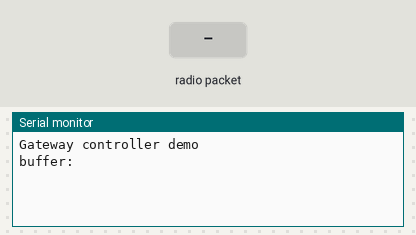
A sketch run on a simulated Arduino Uno, built with avr-gcc and run on an emulated ATmega328P. Shown: the last lines printed to the serial monitor. The test bench sets the inputs (shaded band). No radio packets arrive unless stated.

Above: at 1.2 s.
1.3 s: radio packet "No message" arrives
At 2.5 s:
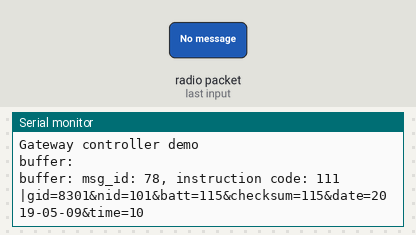
2.8 s: radio packet "1" arrives
At 3.4 s:
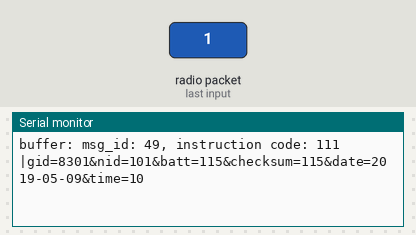

The sketch:

lora_function_wrapper_gateway_demo.ino
```cpp
#include "lora_function.hpp"

char buffer[STRING_BUFFER_LENGTH] = "";

void setup()
{
  Serial.begin(SERIAL_FREQ);
  while (!Serial)
    ;

  Serial.println("Gateway controller demo");

  setupLora();
}

/*
============================================================================================================================
|| MAIN FUNCTION
============================================================================================================================
*/

void loop()
{
  receiveAndParseData(buffer);
  int strcmp_val = strcmp(buffer, "No message");
  if (strcmp_val)
  {
    Serial.print("buffer: ");
    Serial.println(buffer);
  }
  sprintf(buffer, "No message");

  delay(20);
}
```

lora_function.cpp
```cpp
#include "lora_function.hpp"

/*
============================================================================================================================
|| WIRELESS SETUP
============================================================================================================================
*/

const uint8_t csPin = 10;   // LoRa radio chip select
const uint8_t resetPin = 9; // LoRa radio reset
const uint8_t irqPin = 2;   // change for your board; must be a hardware interrupt pin
const uint8_t rxpin = 7;    // setup only for e-byte E-19 LoRa module. Must set to LOW when transmit and HIGH when receive
const uint8_t txpin = 8;    // setup only for e-byte E-19 LoRa module. Must set to HIGH when transmit and LOW when receive

uint32_t LoRaFreq = 915E6; // LoRa wireless communication frequency

/*
============================================================================================================================
|| SERIAL SETUP
============================================================================================================================
*/

uint8_t receiveData[42] = {0, 0, 0, 0, 0,  0, 0, 0, 0, 0,  0, 0, 0, 0, 0,  0, 0, 0, 0, 0,  0, 0, 0, 0, 0,  0, 0, 0, 0, 0,  0, 0, 0, 0, 0,  0, 0, 0, 0, 0,  0, 0};
const uint8_t receiveLen = sizeof(receiveData);

uint8_t transmitData[6] = {0, 0, 0, 0, 0, 0};
const uint8_t transmitLen = sizeof(transmitData);

// Function Prototype
static void parseData(uint8_t data[], uint8_t dataLen, char buffer[]);
static bool receiveFunction(uint8_t data[], uint8_t dataLen);

void setupLora()
{
    // override the default CS, reset, and IRQ pins (optional)
    LoRa.setPins(csPin, resetPin, irqPin); // set CS, reset, IRQ pin

    if (!LoRa.begin(LoRaFreq))
    {
        Serial.println("Starting LoRa failed!");
        while (1)
            ;
    }
}

void receiveAndParseData(char buffer[])
{
    // check for incoming a LoRa wireless signal from nodes and store the data to receive data
    if (receiveFunction(receiveData, receiveLen))
    {
        parseData(receiveData, receiveLen, buffer);
    }
}

/*
============================================================================================================================
|| RECEIVE FUNCTION
============================================================================================================================
*/

static void parseData(uint8_t data[], uint8_t dataLen, char buffer[])
{
    if (dataLen != receiveLen) {
      Serial.println("Data Length Error!");
      return false;
    } else {
      // char buffer[300] = "";
      //    uint8_t i, j;
      uint8_t msg_id;
      uint8_t instruction_code;
      uint16_t gid;
      uint8_t nid, batt_vol, checksum;
      uint8_t sensorID[5];
      int16_t sensorData[5][3];

      msg_id = data[MSG_ID_IDX];
      instruction_code = data[INSTRUCTION_CODE_IDX];
      gid = (data[GATE_ID_HB_IDX] << 8) + data[GATE_ID_LB_IDX];
      nid = data[NODE_ID_IDX];
      batt_vol = data[BATT_IDX];
      checksum = data[CHECKSUM_IDX];

      sensorID[0] = data[SID_1_IDX];
      sensorData[0][0] = (data[ACC_X_1_HB_IDX] << 8) + data[ACC_X_1_LB_IDX];
      sensorData[0][1] = (data[ACC_Y_1_HB_IDX] << 8) + data[ACC_Y_1_LB_IDX];
      sensorData[0][2] = (data[ACC_Z_1_HB_IDX] << 8) + data[ACC_Z_1_LB_IDX];

      sensorID[1] = data[SID_2_IDX];
      sensorData[1][0] = (data[ACC_X_2_HB_IDX] << 8) + data[ACC_X_2_LB_IDX];
      sensorData[1][1] = (data[ACC_Y_2_HB_IDX] << 8) + data[ACC_Y_2_LB_IDX];
      sensorData[1][2] = (data[ACC_Z_2_HB_IDX] << 8) + data[ACC_Z_2_LB_IDX];

      sensorID[2] = data[SID_3_IDX];
      sensorData[2][0] = (data[ACC_X_3_HB_IDX] << 8) + data[ACC_X_3_LB_IDX];
      sensorData[2][1] = (data[ACC_Y_3_HB_IDX] << 8) + data[ACC_Y_3_LB_IDX];
      sensorData[2][2] = (data[ACC_Z_3_HB_IDX] << 8) + data[ACC_Z_3_LB_IDX];

      sensorID[3] = data[SID_3_IDX];
      sensorData[3][0] = (data[ACC_X_4_HB_IDX] << 8) + data[ACC_X_4_LB_IDX];
      sensorData[3][1] = (data[ACC_Y_4_HB_IDX] << 8) + data[ACC_Y_4_LB_IDX];
      sensorData[3][2] = (data[ACC_Z_4_HB_IDX] << 8) + data[ACC_Z_4_LB_IDX];

      sensorID[4] = data[SID_3_IDX];
      sensorData[4][0] = (data[ACC_X_5_HB_IDX] << 8) + data[ACC_X_5_LB_IDX];
      sensorData[4][1] = (data[ACC_Y_5_HB_IDX] << 8) + data[ACC_Y_5_LB_IDX];
      sensorData[4][2] = (data[ACC_Z_5_HB_IDX] << 8) + data[ACC_Z_5_LB_IDX];

      sprintf(buffer, "msg_id: %u, instruction code: %u |gid=%u&nid=%u&batt=%u&checksum=%u&date=2019-05-09&time=10\%3A00\%3A03&sid0=%d&data00=%d&data01=%d&data02=%d&sid1=%d&data10=%d&data11=%d&data12=%d&sid2=%d&data20=%d&data21=%d&data22=%d&sid3=%d&data30=%d&data31=%d&data32=%d&sid4=%d&data40=%d&data41=%d&data42=%d",
              msg_id, instruction_code,
              gid, nid, batt_vol, checksum,
              sensorID[0], sensorData[0][0], sensorData[0][1], sensorData[0][2],
              sensorID[1], sensorData[1][0], sensorData[1][1], sensorData[1][2],
              sensorID[2], sensorData[2][0], sensorData[2][1], sensorData[2][2],
              sensorID[3], sensorData[3][0], sensorData[3][1], sensorData[3][2],
              sensorID[4], sensorData[4][0], sensorData[4][1], sensorData[4][2]);
    }
}

static bool receiveFunction(uint8_t data[], uint8_t dataLen)
{
    // setup only for e-byte E-19 LoRa module
    pinMode(rxpin, OUTPUT);
    pinMode(txpin, OUTPUT);
    digitalWrite(rxpin, HIGH);
    digitalWrite(txpin, LOW);

    // try to parse packet
    int packetSize = LoRa.parsePacket();
    if (packetSize)
    {

        // read packet from LoRa
        uint8_t idx = 0;
        while (LoRa.available())
        {
            if (idx < dataLen)
            {
                // store data per-byte to receiveData
                data[idx] = LoRa.read();
                idx++;
            }
            else
            {
                // clear the data in case any signal contain longer byte than receiveLen
                LoRa.read();
            }
        }

        return true;
    }

    return false;
}
```

lora_function.hpp
```cpp
#ifndef LORA_FUNCTION_H
#define LORA_FUNCTION_H

#include <stdint.h>
#include <Arduino.h>
#include <SPI.h>
#include <LoRa.h>

#define SERIAL_FREQ 9600
#define STRING_BUFFER_LENGTH 500

// MSG STRUCTURE
#define MSG_ID_IDX 0
#define INSTRUCTION_CODE_IDX 1
#define GATE_ID_HB_IDX 2
#define GATE_ID_LB_IDX 3
#define NODE_ID_IDX 4
#define BATT_IDX 5
#define CHECKSUM_IDX 6
#define SID_1_IDX 7
#define ACC_X_1_HB_IDX 8
#define ACC_X_1_LB_IDX 9
#define ACC_Y_1_HB_IDX 10
#define ACC_Y_1_LB_IDX 11
#define ACC_Z_1_HB_IDX 12
#define ACC_Z_1_LB_IDX 13
#define SID_2_IDX 14
#define ACC_X_2_HB_IDX 15
#define ACC_X_2_LB_IDX 16
#define ACC_Y_2_HB_IDX 17
#define ACC_Y_2_LB_IDX 18
#define ACC_Z_2_HB_IDX 19
#define ACC_Z_2_LB_IDX 20
#define SID_3_IDX 21
#define ACC_X_3_HB_IDX 22
#define ACC_X_3_LB_IDX 23
#define ACC_Y_3_HB_IDX 24
#define ACC_Y_3_LB_IDX 25
#define ACC_Z_3_HB_IDX 26
#define ACC_Z_3_LB_IDX 27
#define SID_4_IDX 28
#define ACC_X_4_HB_IDX 29
#define ACC_X_4_LB_IDX 30
#define ACC_Y_4_HB_IDX 31
#define ACC_Y_4_LB_IDX 32
#define ACC_Z_4_HB_IDX 33
#define ACC_Z_4_LB_IDX 34
#define SID_5_IDX 35
#define ACC_X_5_HB_IDX 36
#define ACC_X_5_LB_IDX 37
#define ACC_Y_5_HB_IDX 38
#define ACC_Y_5_LB_IDX 39
#define ACC_Z_5_HB_IDX 40
#define ACC_Z_5_LB_IDX 41

void setupLora();
void receiveAndParseData(char buffer[]);

#endif
```

Measured:
- after the input at 1.3 s, the serial monitor: prints a new line at once (image 1)
- after the input at 2.8 s, the serial monitor: prints a new line at once (image 2)
